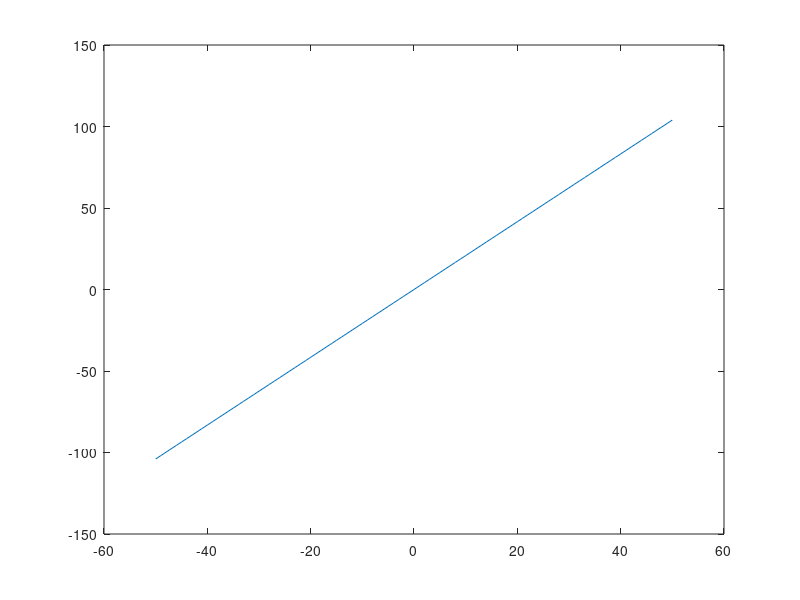

Here is the MATLAB script that generated this plot:
%Octave Scrpt
% Title         :Funcines trscendentes:trigonometricas, logaritmicas y 
% Author        :Maria Guadalupe Martinez Santiago  
%Date           :202123638
%Version        :1
%Usage          :octave>/phat/Funcion2
%Notes          :Requiere aplicacion de octave para la ejecucion y graficacion de funciones  

disp('BIYECTIVA')

%Dominio de funcion
x=-50:1:50;
%Funcion
sx=log(8).*x;
%Plotear funcion
plot(x,sx);